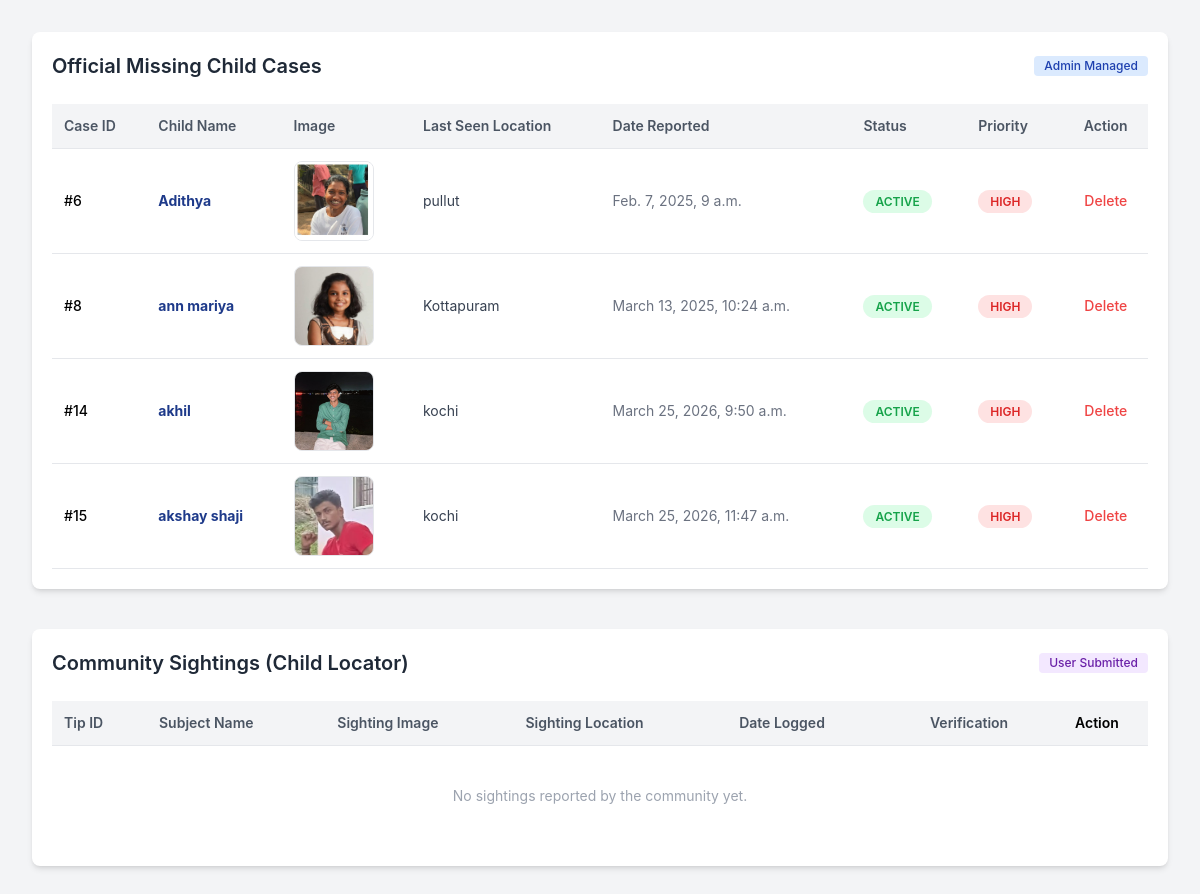
The page /listcase/ on the database its author committed.
### childmissingwebapp/models.py (models this page shows, shortened)
class NewCase(models.Model):
    GENDER_CHOICES = [
        ('male', 'Male'),
        ('female', 'Female'),
        ('other', 'Other'),
    ]
    STATUS_CHOICES = [
        ('active', 'Active'),
        ('closed', 'Closed'),
    ]
    childname = models.CharField(max_length=25)
    dob = models.DateField()  # Added parentheses
    gender = models.CharField(
        max_length=6,
        choices=GENDER_CHOICES,
        default='other',
    )
    height = models.PositiveIntegerField()  # in cm
    weight = models.PositiveIntegerField()  # in kg
    eye_color = models.CharField(max_length=50)
    hair_color = models.CharField(max_length=50)
    photo = models.ImageField(upload_to='missing_children_photos/', blank=True, null=True)
    last_seen_date = models.DateTimeField()
    last_seen_location = models.CharField(max_length=255)
    guardian_name = models.CharField(max_length=255)
    guardian_phone = models.CharField(max_length=15)
    guardian_email = models.EmailField()
    suspect_name = models.CharField(max_length=255, blank=True, null=True)
    suspect_description = models.TextField(blank=True, null=True)
    vehicle_info = models.CharField(max_length=255, blank=True, null=True)
    authorities_contacted = models.BooleanField(default=False)
    search_efforts = models.TextField(blank=True, null=True)
    status = models.CharField(
        max_length=7,  # 'active' or 'closed'
        choices=STATUS_CHOICES,
        default='active',  # Default is active
    )

### childmissingwebapp/views.py (the view, shortened to what this page needs)
# urls.py: path('listcase/',views.listcase,name='listcase'),
def listcase(request):
    search_query = request.GET.get('search', '')
    accepted_cases = ChildLocator.objects.filter(accept=True)
    new_cases = NewCase.objects.all()
    return render(request, 'NewCase_list.html', {
        'accepted_cases': accepted_cases,
        'new_cases': new_cases,
        'search_query': search_query
    })

### childmissingwebapp/templates/NewCase_list.html (shortened to what this page needs)
<!DOCTYPE html>
<html lang="en">
<head>
    <script src="https://cdn.tailwindcss.com"></script>
</head>
<body class="p-8">
    <div class="max-w-7xl mx-auto space-y-10">
        <div class="bg-white shadow-md rounded-lg p-5">
            <div class="flex justify-between items-center mb-6">
                <h2 class="text-xl font-semibold text-gray-800">Official Missing Child Cases</h2>
                <span class="bg-blue-100 text-blue-800 text-xs font-medium px-2.5 py-0.5 rounded">Admin Managed</span>
            </div>
            <table class="w-full text-sm text-left">
                <thead>
                    <tr class="bg-gray-100 border-b">
                        <th class="p-3 font-semibold text-gray-600">Case ID</th>
                        <th class="p-3 font-semibold text-gray-600">Child Name</th>
                        <th class="p-3 font-semibold text-gray-600">Image</th>
                        <th class="p-3 font-semibold text-gray-600">Last Seen Location</th>
                        <th class="p-3 font-semibold text-gray-600">Date Reported</th>
                        <th class="p-3 font-semibold text-gray-600">Status</th>
                        <th class="p-3 font-semibold text-gray-600">Priority</th>
                        <th class="p-3 font-semibold text-gray-600 text-center">Action</th>
                    </tr>
                </thead>
                <tbody>
                    {% for case_item in new_cases %}
                    <tr class="border-b hover:bg-gray-50 transition-colors">
                        <td class="p-3 font-medium">#{{ case_item.id }}</td>
                        <td class="p-3 font-bold text-blue-900">{{ case_item.childname }}</td>
                        <td class="p-3">
                            {% if case_item.photo %}
                                <img src="{{ case_item.photo.url }}" alt="{{ case_item.childname }}" class="case-img">
                            {% else %}
                                <div class="w-20 h-20 bg-gray-200 flex items-center justify-center rounded-lg text-[10px] text-gray-500">No Image</div>
                            {% endif %}
                        </td>
                        <td class="p-3 text-gray-700">{{ case_item.last_seen_location }}</td>
                        <td class="p-3 text-gray-500">{{ case_item.last_seen_date }}</td>
                        <td class="p-3">
                            <span class="px-3 py-1 rounded-full text-xs font-semibold
                                {% if case_item.status == 'active' %}bg-green-100 text-green-600
                                {% elif case_item.status == 'closed' %}bg-red-100 text-red-600
                                {% else %}bg-yellow-100 text-yellow-600{% endif %}">
                                {{ case_item.status|upper }}
                            </span>
                        </td>
                        <td class="p-3">
                            <span class="px-3 py-1 bg-red-100 text-red-600 rounded-full text-xs font-semibold">HIGH</span>
                        </td>
                        <td class="p-3 text-center">
                            <a href="{% url 'deletecase' case_item.id 'newcase' %}"
                               onclick="return confirm('Archive this case?')"
                               class="text-red-500 hover:text-red-700 font-medium">Delete</a>
                        </td>
                    </tr>
                    {% empty %}
                    <tr>
                        <td colspan="8" class="text-center p-10 text-gray-400">No official cases currently active.</td>
                    </tr>
                    {% endfor %}
                </tbody>
            </table>
        </div>
        <div class="bg-white shadow-md rounded-lg p-5">
            <div class="flex justify-between items-center mb-6">
                <h2 class="text-xl font-semibold text-gray-800">Community Sightings (Child Locator)</h2>
                <span class="bg-purple-100 text-purple-800 text-xs font-medium px-2.5 py-0.5 rounded">User Submitted</span>
            </div>
            <table class="w-full text-sm text-left">
                <thead>
                    <tr class="bg-gray-100 border-b">
                        <th class="p-3 font-semibold text-gray-600">Tip ID</th>
                        <th class="p-3 font-semibold text-gray-600">Subject Name</th>
                        <th class="p-3 font-semibold text-gray-600">Sighting Image</th>
                        <th class="p-3 font-semibold text-gray-600">Sighting Location</th>
                        <th class="p-3 font-semibold text-gray-600">Date Logged</th>
                        <th class="p-3 font-semibold text-gray-600 text-center">Verification</th>
                        <th class="p-3 font-semibold text-gray-60 text-center">Action</th>
                    </tr>
                </thead>
                <tbody>
                    {% for locator in child_locators %}
                    <tr class="border-b hover:bg-gray-50 transition-colors">
                        <td class="p-3 text-gray-500">#{{ locator.id }}</td>
                        <td class="p-3 font-semibold text-purple-900">{{ locator.full_name }}</td>
                        <td class="p-3">
                            {% if locator.image %}
                                <img src="{{ locator.image.url }}" class="case-img border-purple-200">
                            {% else %}
                                <div class="w-20 h-20 bg-gray-200 flex items-center justify-center rounded-lg text-[10px] text-gray-500">No Image</div>
                            {% endif %}
                        </td>
                        <td class="p-3">{{ locator.last_seen_location }}</td>
                        <td class="p-3 text-gray-500">{{ locator.last_seen_date }}</td>
                        <td class="p-3 text-center">
                            {% if locator.accept %}
                                <span class="bg-green-100 text-green-700 px-3 py-1 rounded-full text-xs font-bold">VERIFIED</span>
                            {% else %}
                                <span class="bg-yellow-100 text-yellow-700 px-3 py-1 rounded-full text-xs font-bold">PENDING</span>
                            {% endif %}
                        </td>
                        <td class="p-3 text-center">
                            <a href="{% url 'deletecase' locator.id 'childlocator' %}"
                               onclick="return confirm('Remove this sighting tip?')"
                               class="text-red-500 hover:text-red-700 font-medium">Delete</a>
                        </td>
                    </tr>
                    {% empty %}
                    <tr>
                        <td colspan="7" class="text-center p-10 text-gray-400">No sightings reported by the community yet.</td>
                    </tr>
                    {% endfor %}
                </tbody>
            </table>
        </div>
    </div>
</body>
</html>

### childmissingwebapp/templates/NewCase_list.html (style rules this page uses)
body { background-color: #f3f4f6; font-family: 'Inter', sans-serif; }
.case-img { width: 80px; height: 80px; object-fit: cover; border-radius: 8px; border: 1px solid #e5e7eb; }

### rows shown on the page
NewCase: id "6", childname "Adithya", photo (picture), last_seen_location "pullut", last_seen_date "Feb. 7, 2025, 9 a.m.", status "ACTIVE"
NewCase: id "8", childname "ann mariya", photo (picture), last_seen_location "Kottapuram", last_seen_date "March 13, 2025, 10:24 a.m.", status "ACTIVE"
NewCase: id "14", childname "akhil", photo (picture), last_seen_location "kochi", last_seen_date "March 25, 2026, 9:50 a.m.", status "ACTIVE"
NewCase: id "15", childname "akshay shaji", photo (picture), last_seen_location "kochi", last_seen_date "March 25, 2026, 11:47 a.m.", status "ACTIVE"
